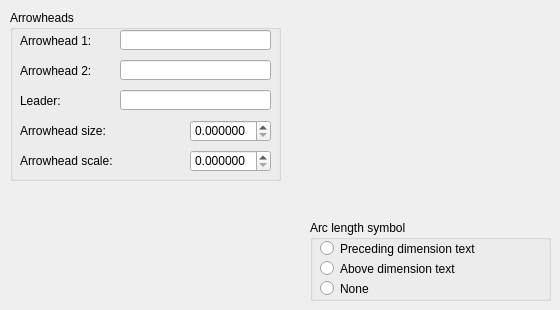
            <widget class="QWidget" name="SymbolTab">
                <attribute name="title">
                    <string>Symbols and arrows</string>
                </attribute>
                <widget class="QGroupBox" name="groupBox_3">
                    <property name="geometry">
                        <rect>
                            <x>10</x>
                            <y>10</y>
                            <width>271</width>
                            <height>171</height>
                        </rect>
                    </property>
                    <property name="title">
                        <string>Arrowheads</string>
                    </property>
                    <widget class="QLineEdit" name="block1Name">
                        <property name="geometry">
                            <rect>
                                <x>110</x>
                                <y>20</y>
                                <width>151</width>
                                <height>20</height>
                            </rect>
                        </property>
                        <property name="toolTip">
                            <string>Arrowhead for the first dimension line. When you change the first arrowhead type,
                                the second arrowhead automatically changes to match it.
                            </string>
                        </property>
                    </widget>
                    <widget class="QLabel" name="label_15">
                        <property name="geometry">
                            <rect>
                                <x>10</x>
                                <y>20</y>
                                <width>91</width>
                                <height>21</height>
                            </rect>
                        </property>
                        <property name="text">
                            <string>Arrowhead 1:</string>
                        </property>
                    </widget>
                    <widget class="QLineEdit" name="block2Name">
                        <property name="geometry">
                            <rect>
                                <x>110</x>
                                <y>50</y>
                                <width>151</width>
                                <height>20</height>
                            </rect>
                        </property>
                        <property name="toolTip">
                            <string>Arrowhead for the second dimension line.</string>
                        </property>
                    </widget>
                    <widget class="QLabel" name="label_18">
                        <property name="geometry">
                            <rect>
                                <x>10</x>
                                <y>50</y>
                                <width>91</width>
                                <height>21</height>
                            </rect>
                        </property>
                        <property name="text">
                            <string>Arrowhead 2:</string>
                        </property>
                    </widget>
                    <widget class="QLineEdit" name="blockLeaderName">
                        <property name="geometry">
                            <rect>
                                <x>110</x>
                                <y>80</y>
                                <width>151</width>
                                <height>20</height>
                            </rect>
                        </property>
                        <property name="toolTip">
                            <string>Arrowhead for the leader line.</string>
                        </property>
                    </widget>
                    <widget class="QLabel" name="label_19">
                        <property name="geometry">
                            <rect>
                                <x>10</x>
                                <y>80</y>
                                <width>91</width>
                                <height>21</height>
                            </rect>
                        </property>
                        <property name="text">
                            <string>Leader:</string>
                        </property>
                    </widget>
                    <widget class="QDoubleSpinBox" name="blockWidth">
                        <property name="geometry">
                            <rect>
                                <x>180</x>
                                <y>110</y>
                                <width>81</width>
                                <height>22</height>
                            </rect>
                        </property>
                        <property name="toolTip">
                            <string>Arrowhead horizontal size in map units using the symbol scale factor = 1.</string>
                        </property>
                        <property name="decimals">
                            <number>6</number>
                        </property>
                        <property name="maximum">
                            <double>1000000.000000000000000</double>
                        </property>
                        <property name="singleStep">
                            <double>0.000500000000000</double>
                        </property>
                    </widget>
                    <widget class="QLabel" name="label_17">
                        <property name="geometry">
                            <rect>
                                <x>10</x>
                                <y>110</y>
                                <width>111</width>
                                <height>21</height>
                            </rect>
                        </property>
                        <property name="text">
                            <string>Arrowhead size:</string>
                        </property>
                    </widget>
                    <widget class="QDoubleSpinBox" name="blockScale">
                        <property name="geometry">
                            <rect>
                                <x>180</x>
                                <y>140</y>
                                <width>81</width>
                                <height>22</height>
                            </rect>
                        </property>
                        <property name="toolTip">
                            <string>Arrowhead scale.</string>
                        </property>
                        <property name="decimals">
                            <number>6</number>
                        </property>
                        <property name="maximum">
                            <double>1000000.000000000000000</double>
                        </property>
                        <property name="singleStep">
                            <double>0.000500000000000</double>
                        </property>
                    </widget>
                    <widget class="QLabel" name="label_20">
                        <property name="geometry">
                            <rect>
                                <x>10</x>
                                <y>140</y>
                                <width>111</width>
                                <height>21</height>
                            </rect>
                        </property>
                        <property name="text">
                            <string>Arrowhead scale:</string>
                        </property>
                    </widget>
                </widget>
                <widget class="QGroupBox" name="groupBox_4">
                    <property name="geometry">
                        <rect>
                            <x>310</x>
                            <y>220</y>
                            <width>241</width>
                            <height>81</height>
                        </rect>
                    </property>
                    <property name="title">
                        <string>Arc length symbol</string>
                    </property>
                    <widget class="QRadioButton" name="arcSymbolPreceding">
                        <property name="geometry">
                            <rect>
                                <x>10</x>
                                <y>20</y>
                                <width>221</width>
                                <height>17</height>
                            </rect>
                        </property>
                        <property name="text">
                            <string>Preceding dimension text</string>
                        </property>
                    </widget>
                    <widget class="QRadioButton" name="arcSymbolAbove">
                        <property name="geometry">
                            <rect>
                                <x>10</x>
                                <y>40</y>
                                <width>221</width>
                                <height>17</height>
                            </rect>
                        </property>
                        <property name="text">
                            <string>Above dimension text</string>
                        </property>
                    </widget>
                    <widget class="QRadioButton" name="arcSymbolNone">
                        <property name="geometry">
                            <rect>
                                <x>10</x>
                                <y>60</y>
                                <width>221</width>
                                <height>17</height>
                            </rect>
                        </property>
                        <property name="text">
                            <string>None</string>
                        </property>
                    </widget>
                </widget>
            </widget>
